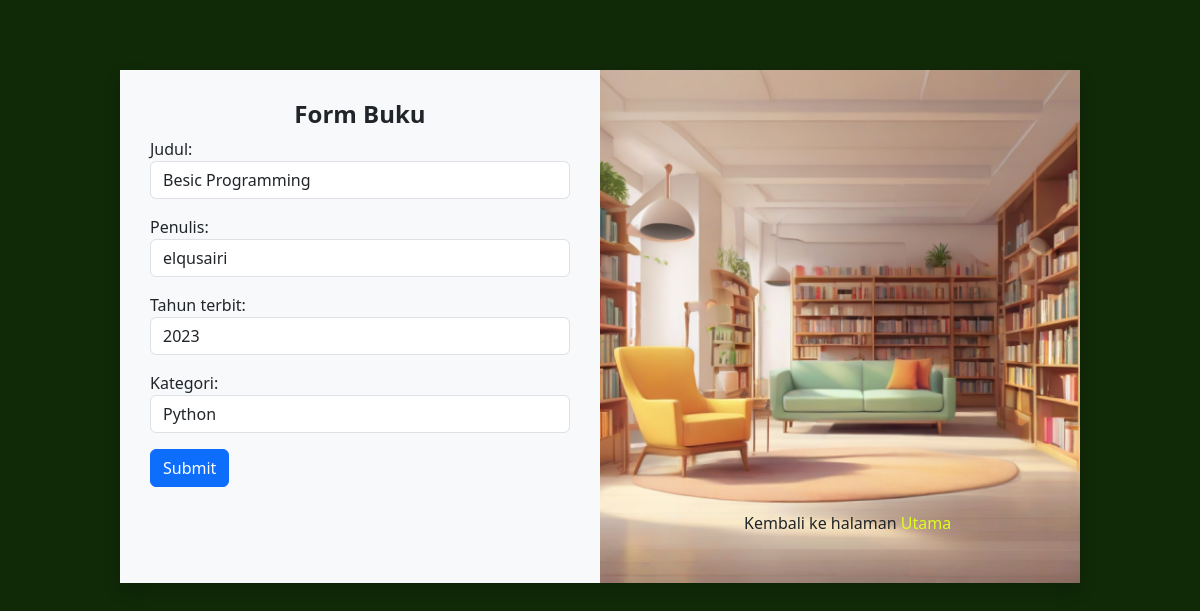
Screenshot of /buku/update/1/ (signed in) with the database file from the repository.
### app_perpus/models.py (models this page shows, shortened)
class Buku(models.Model):
    judul = models.CharField(max_length=200)
    penulis = models.CharField(max_length=100)
    tahun_terbit = models.IntegerField()
    kategori = models.ForeignKey(Kategori, on_delete=models.CASCADE, related_name='buku_set')
    created_at = models.DateTimeField(auto_now_add=True)
    updated_at = models.DateTimeField(auto_now=True)

### app_perpus/views.py (the view)
# urls.py: path('buku/update/<int:buku_id>/', views.update_buku, name='update_buku'),
@login_required
def update_buku(request, buku_id):
    buku = get_object_or_404(Buku, pk=buku_id)
    if request.method == 'POST':
        form = BukuForm(request.POST, instance=buku)
        if form.is_valid():
            form.save()
            return redirect('list_buku')
    else:
        form = BukuForm(instance=buku)
    return render(request, 'buku_add.html', {'form': form, 'buku': buku})

### app_perpus/forms.py
class BukuForm(forms.ModelForm):
    class Meta:
        model = Buku
        fields = "__all__"
        widgets = {
            'judul': forms.TextInput(attrs={'class': 'form-control'}),
            'alamat': forms.Textarea(attrs={'class': 'form-control','style':'height: 20px;'}),
            'penulis': forms.TextInput(attrs={'class': 'form-control'}),
            'tahun_terbit': forms.TextInput(attrs={'class': 'form-control'}),
            'kategori': forms.Select(attrs={'class': 'form-control'}),
        }

### app_perpus/models.py (called while the page is built)
    def __str__(self):
        return self.nama_kategori

### templates/buku_add.html (shortened to what this page needs)
{% load static %}
<!doctype html>
<html lang="en">
  <head>
    <link href="https://cdn.jsdelivr.net/npm/bootstrap@5.3.2/dist/css/bootstrap.min.css" rel="stylesheet">
  </head>
  <body style="background-color:  #102907;">
    <div class="container shadow bg-body-tertiary" style=" width: 80%; margin: 70px auto;">
        <div class="row" >
            <div class="col-6" style="padding:30px;">
                <h4 class="text-center fw-bold">Form Buku</h4>
                <form id="anggotaForm" method="post" enctype="multipart/form-data">
                    {{ form.as_p }}
                    <button type="submit" class="btn btn-primary">Submit</button>
                </form>
            </div>
            <div class="col-6" style="padding: 0; position: relative;">
                <h6 style="position: absolute; bottom: 0; right: 20px; left: 30%; margin-bottom: 50px;">Kembali ke halaman <a href="{% url 'list_anggota' %}" style="text-decoration: none; color: rgb(221, 255, 25);">Utama</a></h6>
              <img src="{% static 'img/bg2.png' %}" style="width: 100%; height: 100%; object-fit: cover;">
            </div>
          </div>
    </div>
  </body>
</html>

### rows the page displays
Buku: judul "Besic Programming", penulis "elqusairi", tahun_terbit "2023", kategori "Python"
